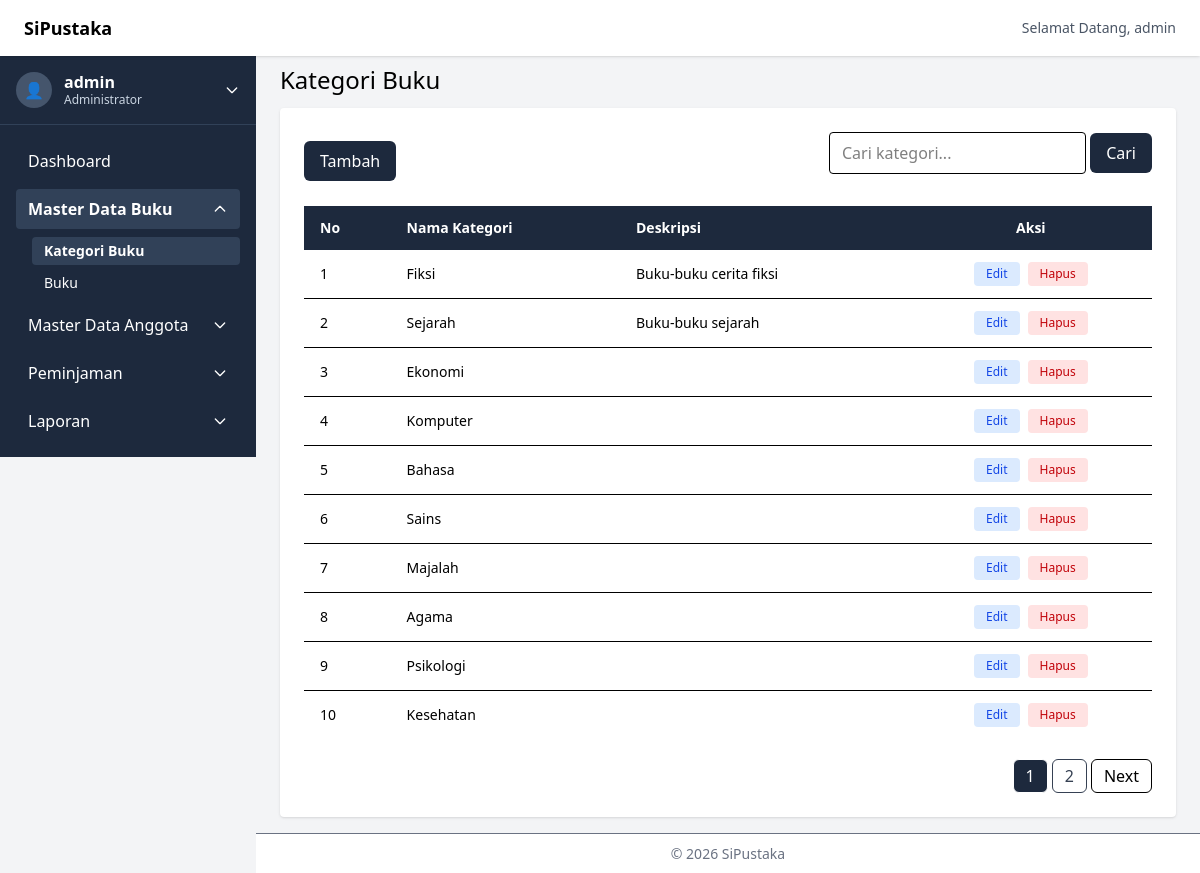
The page /index.php?page=categories (signed in) on the database its author committed.
### tables this page shows
CREATE TABLE `categories` (
  `id` int NOT NULL,
  `name` varchar(125) NOT NULL,
  `description` varchar(255) DEFAULT NULL
);

### helpers/url-encrypt.php (called while the page is built, shortened)
<?php
function encryptId($id) {
    $key = 'sipustaka-secret-key';
    $iv  = substr(hash('sha256', $key), 0, 16);
    return urlencode(
        base64_encode(
            openssl_encrypt($id, 'AES-256-CBC', $key, 0, $iv)
        )
    );
}
?>

### pages/admin/categories/categories.php (the view, shortened to what this page needs)
<?php
$limit = 10;
$current = max(1, (int)($_GET['p'] ?? 1));
$offset = ($current - 1) * $limit;
$search = $_GET['q'] ?? '';
$search_like = "%$search%";
$query = "SELECT * FROM categories WHERE name LIKE ? LIMIT ?, ?";
$stmt = mysqli_prepare($connect, $query);
mysqli_stmt_bind_param($stmt, "sii", $search_like, $offset, $limit);
mysqli_stmt_execute($stmt);
$results = mysqli_stmt_get_result($stmt);
$count_query = "SELECT COUNT(*) as total FROM categories WHERE name LIKE ?";
$count_stmt = mysqli_prepare($connect, $count_query);
mysqli_stmt_bind_param($count_stmt, "s", $search_like);
mysqli_stmt_execute($count_stmt);
$count_result = mysqli_stmt_get_result($count_stmt);
$total = mysqli_fetch_assoc($count_result)['total'];
$total_page = ceil($total / $limit);
$no = 1;
?>
<h2 class="text-2xl mb-3">Kategori Buku</h2>
<div class="bg-white p-6 rounded shadow">
  <div class="flex flex-wrap items-center justify-between gap-2 mb-4"">
    <a href="index.php?page=categories-add" class="px-4 py-2 bg-slate-800 text-white rounded-md hover:bg-slate-700 focus:ring-2 focus:ring-slate-500 transition">
      Tambah
    </a>
    <form method="GET" class="mb-4">
      <input type="text" name="q"
        value="<?= htmlspecialchars($_GET['q'] ?? '') ?>"
        placeholder="Cari kategori..."
        class="border px-3 py-2 rounded">
      <button class="px-4 py-2 bg-slate-800 text-white rounded-md hover:bg-slate-700 focus:ring-2 focus:ring-slate-500 transition">
        Cari
      </button>
    </form>
  </div>
  <div class="hidden md:block overflow-x-auto">
    <table class="min-w-full text-sm text-left">
      <thead class="bg-slate-800 text-white">
        <tr>
          <th class="px-4 py-3">No</th>
          <th class="px-4 py-3">Nama Kategori</th>
          <th class="px-4 py-3">Deskripsi</th>
          <th class="px-4 py-3 text-center">Aksi</th>
        </tr>
      </thead>
      <tbody class="divide-y">
        <?php if (mysqli_num_rows($results) > 0): ?>
          <?php while($item = mysqli_fetch_assoc($results)): ?>
          <tr class="hover:bg-gray-50">
            <td class="px-4 py-3"><?=  $no++ ?></td>
            <td class="px-4 py-3 font-medium"><?= $item["name"] ?></td>
            <td class="px-4 py-3 font-medium"><?= $item["description"] ?> </td>
            <td class="px-4 py-3 text-center space-x-2">
              <div class="flex justify-center items-center gap-2">
                <a href="index.php?page=categories-edit&id=<?= encryptId($item['id']) ?>" class="px-3 py-1 text-xs bg-blue-100 text-blue-700 rounded hover:bg-blue-200">
                  Edit
                </a>
                <form action="index.php?page=categories-delete" method="POST">
                  <button type="submit" class="px-3 py-1 text-xs bg-red-100 text-red-700 rounded hover:bg-red-200 cursor-pointer">
                    Hapus
                  </button>
                </form>
              </div>
            </td>
          </tr>
          <?php endwhile; ?>
        <?php else: ?>
          <p class="text-gray-500">Data Tidak Ditemukan</p>
        <?php endif; ?>
      </tbody>
    </table>
  </div>
  <?php if (!($total <= $limit)): ?>
  <nav class="flex justify-end items-center space-x-1 mt-5">
    <?php for ($i = 1; $i <= $total_page; $i++): ?>
      <a href="index.php?page=categories&p=<?=  $i ?>"
        class="px-3 py-1 border rounded-md <?= $i == $current ? 'bg-slate-800 text-white' : 'bg-white text-gray-700 hover:bg-gray-100' ?>">
        <?= $i ?>
      </a>
    <?php endfor; ?>
    <?php if ($current < $total_page): ?>
      <a href="index.php?page=categories&p=<?= $p + 1 ?>"
          class="px-3 py-1 border rounded-md hover:bg-gray-100">
          Next
      </a>
    <?php endif; ?>
  </nav>
  <?php endif; ?>
</div>

### rows shown on the page
categories: name "Fiksi", description "Buku-buku cerita fiksi"
categories: name "Sejarah", description "Buku-buku sejarah"
categories: name "Ekonomi"
categories: name "Komputer"
categories: name "Bahasa"
categories: name "Sains"
categories: name "Majalah"
categories: name "Agama"
categories: name "Psikologi"
categories: name "Kesehatan"

### other values the page prints
$_SESSION["name"] "admin"
